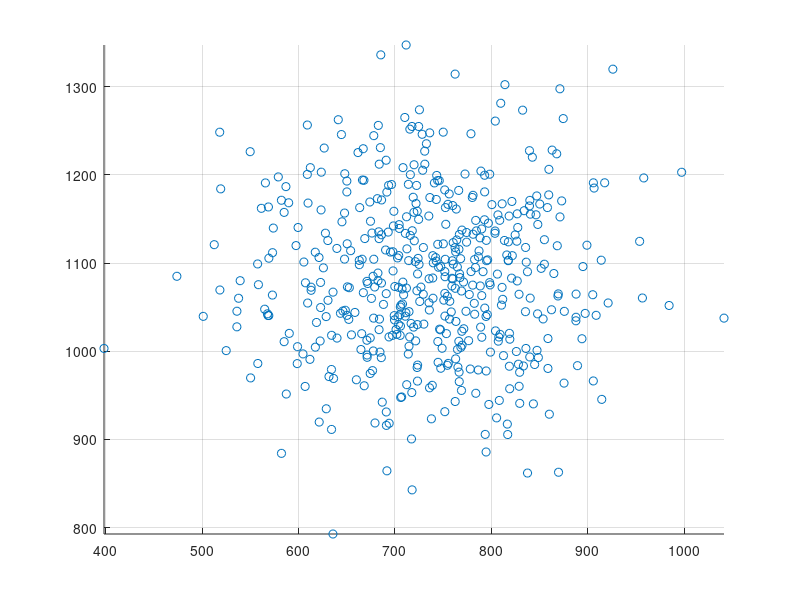

Write MATLAB code to recreate this figure.
clc;
clear all;

N = 10000;
mu = [730, 1090]
sigma1 = [8000 0;0 8000];

X = randn(N, 2);
Y = X * sqrtm(sigma1) + repmat(mu, N, 1);

Y(1:10, :)
scatter(Y(1:500,1), Y(1:500,2));
grid on
axis tight